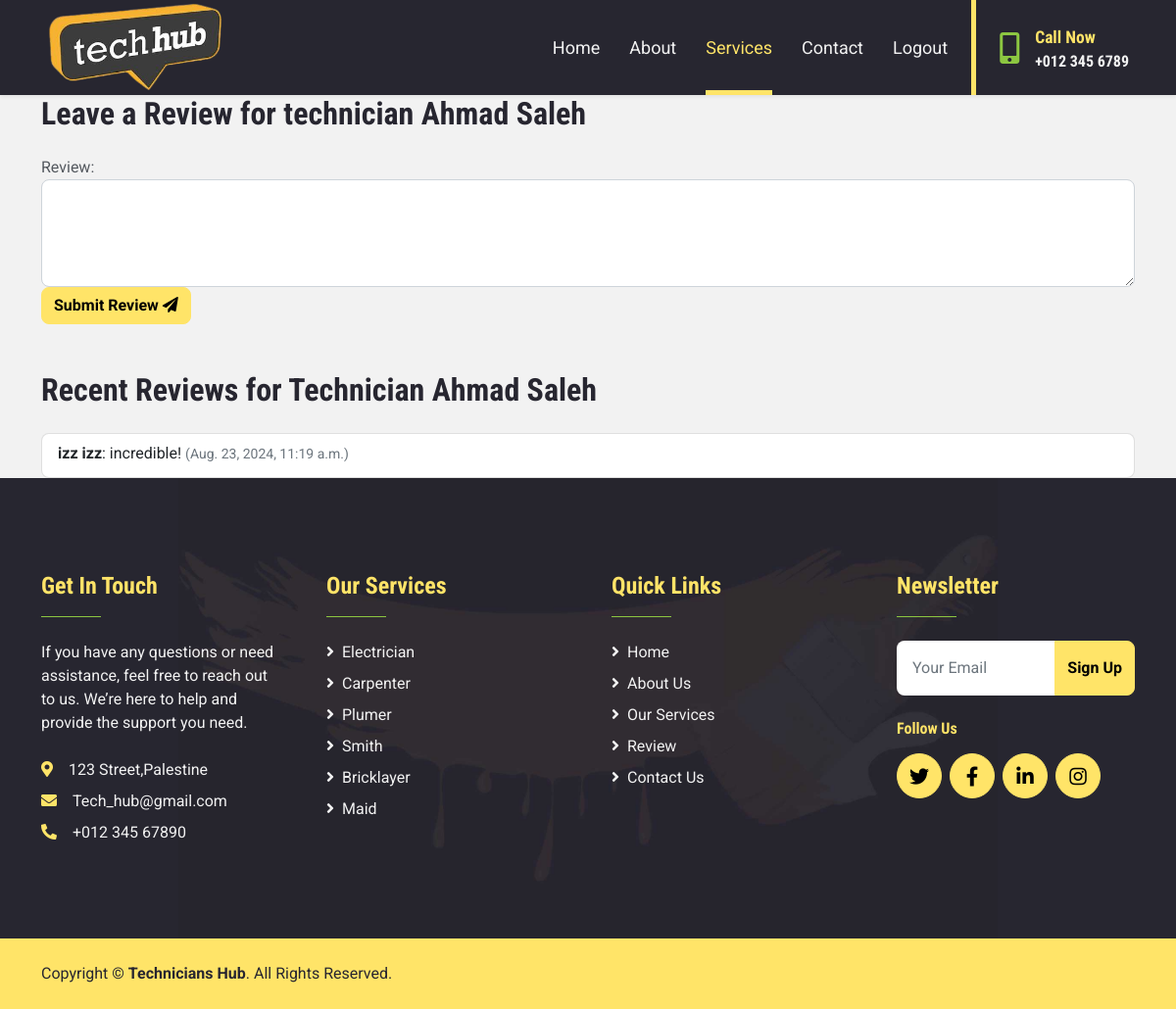
Page /review_form/7/ (signed in) on the earlier database version.
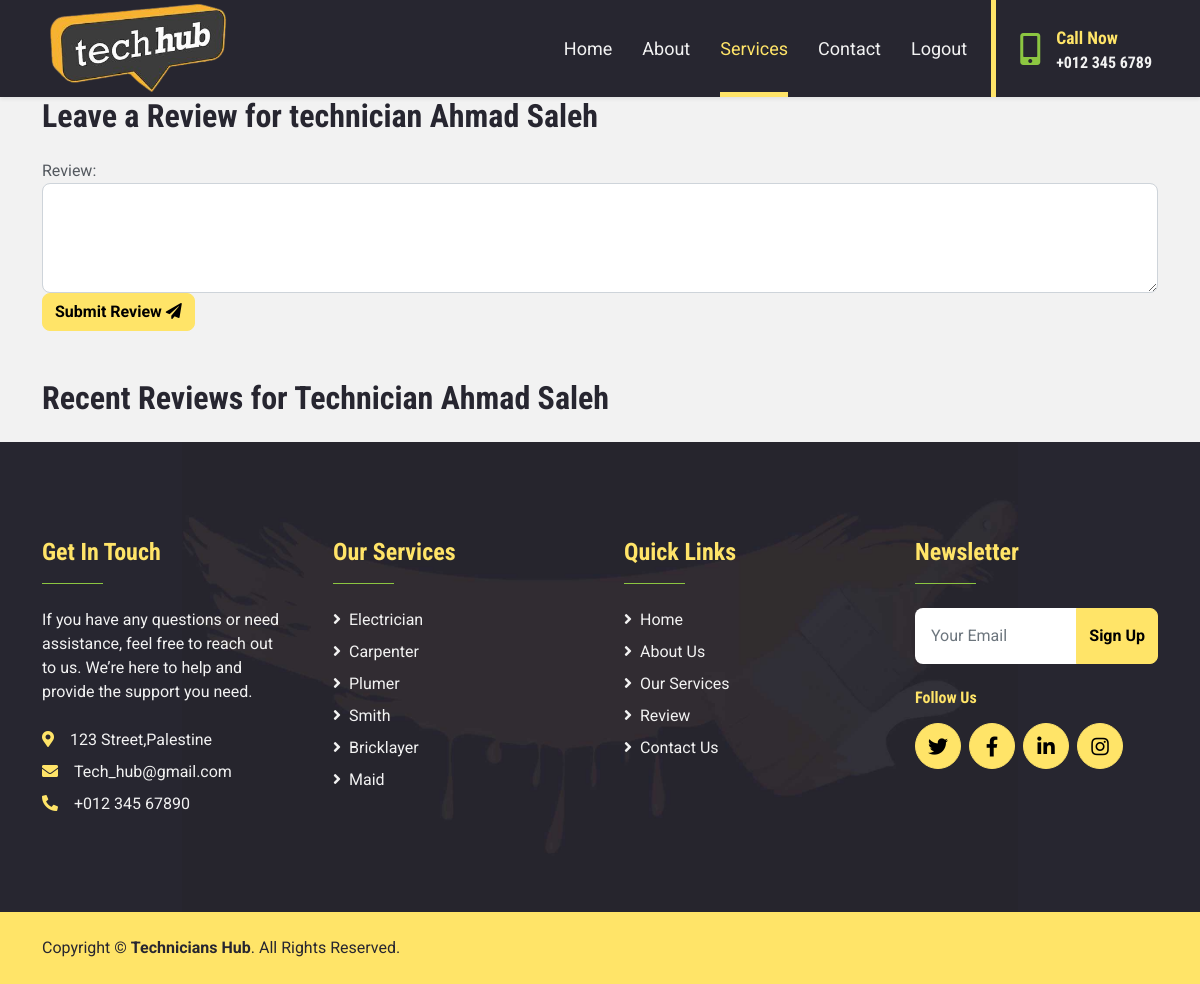
Same page on the later database version.
### Technicians_app/models.py (models this page shows, shortened)
class Review(models.Model):
    technician = models.ForeignKey(Technician, related_name= "technician_reviews",  on_delete=models.CASCADE, default=1)
    user = models.ForeignKey(User, related_name= "user_reviews", on_delete=models.CASCADE, default=1)
    content = models.TextField()
    created_at = models.DateTimeField(auto_now_add=True)
    updated_at = models.DateTimeField(auto_now=True)

class User(models.Model):
    first_name = models.CharField(max_length=45)
    last_name = models.CharField(max_length=45)
    email = models.CharField(max_length=45)
    password = models.CharField(max_length=100)
    phone_number = models.CharField(max_length=25)
    date_of_birth = models.DateField()
    created_at = models.DateField(auto_now_add=True)
    updated_at = models.DateField(auto_now=True)
    objects = UserManager()

### Technicians_app/views.py (the view)
# urls.py: path('review_form/<int:technician_id>/', views.review_form, name='review_form'),
def review_form(request, technician_id):
    if 'id' not in request.session:
        return redirect('login')
    user_id = request.session['id']
    user = models.get_user(user_id)
    technician = models.get_technician(technician_id)
    return render(request, 'review_form.html', {'user': user, 'technician_id': technician_id, 'technician': technician})

### Technicians_app/models.py (called while the page is built)
def get_technician(technician_id):
    return Technician.objects.get(id=technician_id)

def get_user(user_id):
    user = User.objects.get(id=user_id)
    return user

### Technicians_app/templates/review_form.html (shortened to what the changed rows need)
<!DOCTYPE html>
<html lang="en">
<head>
    {% load static%}
    <link href="https://cdnjs.cloudflare.com/ajax/libs/font-awesome/5.15.0/css/all.min.css" rel="stylesheet">
    <link href="https://cdn.jsdelivr.net/npm/bootstrap-icons@1.4.1/font/bootstrap-icons.css" rel="stylesheet">
    <link href="lib/owlcarousel/assets/owl.carousel.min.css" rel="stylesheet">
    <link href="{% static 'css/bootstrap.min.css'%}" rel="stylesheet">
    <link href="{% static 'css/services.css'%}" rel="stylesheet">
</head>
<body class="bg-light">
    <div class="container">
        <h2 class="mb-4">Leave a Review for technician {{ technician.first_name }} {{ technician.last_name }}</h2>
    </div>
    <section class="container mt-5">
        <h2 class="mb-4">Recent Reviews for Technician {{ technician.first_name }} {{ technician.last_name }}</h2>
        <ul class="list-group">
            {% for review in technician.technician_reviews.all %}
            <li class="list-group-item">
                <p class="mb-1"><strong>{{ review.user.first_name }} {{ review.user.last_name }}</strong>: {{ review.content }} <small class="text-muted">({{ review.updated_at }})</small></p>
            </li>
            {% endfor %}
        </ul>
    </section>
</body>
</html>

Differences in the rows shown:
removed Review: user.first_name "izz", user.last_name "izz", content "incredible!", updated_at "Aug. 23, 2024, 11:19 a.m."
